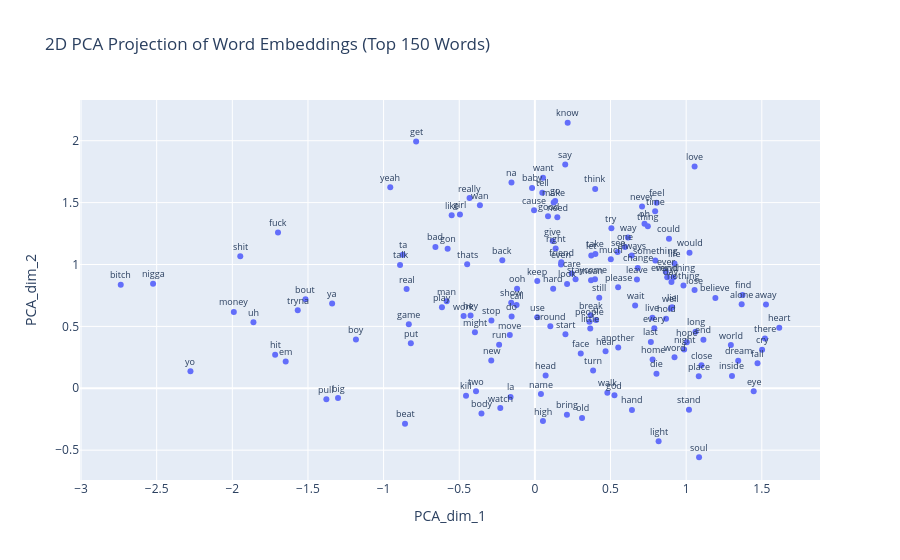

Source (notebook cell):
### Code cell
d2_embeddings_plotter(embeddings_pca_df, 150, dim_red="PCA")

### Figure 1 — Plotly figure (JSON) as saved in the notebook; plotly's stock layout.template omitted (floating-point values rounded to 4 significant figures; data arrays with more than 128 entries replaced by an {"elided": "..."} marker saying what was removed)
{"data": [{"hovertemplate": "PCA_dim_1=%{x}<br>PCA_dim_2=%{y}<extra></extra>", "legendgroup": "", "marker": {"color": "#636efa", "symbol": "circle"}, "mode": "markers", "name": "", "orientation": "v", "showlegend": false, "type": "scatter", "x": {"elided": "150 float values"}, "xaxis": "x", "y": {"elided": "150 float values"}, "yaxis": "y"}], "layout": {"annotations": [{"font": {"size": 9}, "showarrow": false, "text": "get", "x": -0.7849, "y": 1.994, "yshift": 10}, {"font": {"size": 9}, "showarrow": false, "text": "like", "x": -0.55, "y": 1.398, "yshift": 10}, {"font": {"size": 9}, "showarrow": false, "text": "know", "x": 0.2168, "y": 2.145, "yshift": 10}, {"font": {"size": 9}, "showarrow": false, "text": "go", "x": 0.1341, "y": 1.514, "yshift": 10}, {"font": {"size": 9}, "showarrow": false, "text": "love", "x": 1.056, "y": 1.791, "yshift": 10}, {"font": {"size": 9}, "showarrow": false, "text": "yeah", "x": -0.9559, "y": 1.625, "yshift": 10}, {"font": {"size": 9}, "showarrow": false, "text": "na", "x": -0.1547, "y": 1.663, "yshift": 10}, {"font": {"size": 9}, "showarrow": false, "text": "say", "x": 0.2006, "y": 1.808, "yshift": 10}, {"font": {"size": 9}, "showarrow": false, "text": "make", "x": 0.1241, "y": 1.501, "yshift": 10}, {"font": {"size": 9}, "showarrow": false, "text": "oh", "x": 0.7247, "y": 1.329, "yshift": 10}, {"font": {"size": 9}, "showarrow": false, "text": "see", "x": 0.5467, "y": 1.1, "yshift": 10}, {"font": {"size": 9}, "showarrow": false, "text": "come", "x": 0.3974, "y": 0.8802, "yshift": 10}, {"font": {"size": 9}, "showarrow": false, "text": "time", "x": 0.795, "y": 1.43, "yshift": 10}, {"font": {"size": 9}, "showarrow": false, "text": "feel", "x": 0.8042, "y": 1.499, "yshift": 10}, {"font": {"size": 9}, "showarrow": false, "text": "one", "x": 0.5963, "y": 1.142, "yshift": 10}, {"font": {"size": 9}, "showarrow": false, "text": "want", "x": 0.05372, "y": 1.702, "yshift": 10}, {"font": {"size": 9}, "showarrow": false, "text": "take", "x": 0.3999, "y": 1.086, "yshift": 10}, {"font": {"size": 9}, "showarrow": false, "text": "never", "x": 0.7083, "y": 1.47, "yshift": 10}, {"font": {"size": 9}, "showarrow": false, "text": "let", "x": 0.3727, "y": 1.073, "yshift": 10}, {"font": {"size": 9}, "showarrow": false, "text": "nigga", "x": -2.524, "y": 0.8444, "yshift": 10}, {"font": {"size": 9}, "showarrow": false, "text": "think", "x": 0.3986, "y": 1.611, "yshift": 10}, {"font": {"size": 9}, "showarrow": false, "text": "back", "x": -0.2155, "y": 1.034, "yshift": 10}, {"font": {"size": 9}, "showarrow": false, "text": "fuck", "x": -1.698, "y": 1.258, "yshift": 10}, {"font": {"size": 9}, "showarrow": false, "text": "cause", "x": -0.005445, "y": 1.439, "yshift": 10}, {"font": {"size": 9}, "showarrow": false, "text": "tell", "x": 0.04905, "y": 1.581, "yshift": 10}, {"font": {"size": 9}, "showarrow": false, "text": "way", "x": 0.6156, "y": 1.218, "yshift": 10}, {"font": {"size": 9}, "showarrow": false, "text": "wan", "x": -0.3634, "y": 1.479, "yshift": 10}, {"font": {"size": 9}, "showarrow": false, "text": "need", "x": 0.1483, "y": 1.382, "yshift": 10}, {"font": {"size": 9}, "showarrow": false, "text": "good", "x": 0.08685, "y": 1.389, "yshift": 10}, {"font": {"size": 9}, "showarrow": false, "text": "life", "x": 0.9229, "y": 1.008, "yshift": 10}, {"font": {"size": 9}, "showarrow": false, "text": "baby", "x": -0.01863, "y": 1.619, "yshift": 10}, {"font": {"size": 9}, "showarrow": false, "text": "bitch", "x": -2.737, "y": 0.836, "yshift": 10}, {"font": {"size": 9}, "showarrow": false, "text": "give", "x": 0.1176, "y": 1.189, "yshift": 10}, {"font": {"size": 9}, "showarrow": false, "text": "gon", "x": -0.5767, "y": 1.127, "yshift": 10}, {"font": {"size": 9}, "showarrow": false, "text": "look", "x": 0.2128, "y": 0.8436, "yshift": 10}, {"font": {"size": 9}, "showarrow": false, "text": "day", "x": 0.9027, "y": 0.8596, "yshift": 10}, {"font": {"size": 9}, "showarrow": false, "text": "shit", "x": -1.947, "y": 1.067, "yshift": 10}, {"font": {"size": 9}, "showarrow": false, "text": "keep", "x": 0.01573, "y": 0.8667, "yshift": 10}, {"font": {"size": 9}, "showarrow": false, "text": "man", "x": -0.583, "y": 0.7029, "yshift": 10}, {"font": {"size": 9}, "showarrow": false, "text": "right", "x": 0.1374, "y": 1.13, "yshift": 10}, {"font": {"size": 9}, "showarrow": false, "text": "could", "x": 0.8863, "y": 1.207, "yshift": 10}, {"font": {"size": 9}, "showarrow": false, "text": "leave", "x": 0.6746, "y": 0.8789, "yshift": 10}, {"font": {"size": 9}, "showarrow": false, "text": "girl", "x": -0.4954, "y": 1.404, "yshift": 10}, {"font": {"size": 9}, "showarrow": false, "text": "u", "x": 0.4046, "y": 0.5526, "yshift": 10}, {"font": {"size": 9}, "showarrow": false, "text": "would", "x": 1.022, "y": 1.094, "yshift": 10}, {"font": {"size": 9}, "showarrow": false, "text": "thats", "x": -0.4476, "y": 1.003, "yshift": 10}, {"font": {"size": 9}, "showarrow": false, "text": "try", "x": 0.5057, "y": 1.293, "yshift": 10}, {"font": {"size": 9}, "showarrow": false, "text": "away", "x": 1.528, "y": 0.6767, "yshift": 10}, {"font": {"size": 9}, "showarrow": false, "text": "night", "x": 0.9864, "y": 0.3136, "yshift": 10}, {"font": {"size": 9}, "showarrow": false, "text": "heart", "x": 1.615, "y": 0.4893, "yshift": 10}, {"font": {"size": 9}, "showarrow": false, "text": "thing", "x": 0.7467, "y": 1.31, "yshift": 10}, {"font": {"size": 9}, "showarrow": false, "text": "still", "x": 0.4254, "y": 0.7307, "yshift": 10}, {"font": {"size": 9}, "showarrow": false, "text": "call", "x": -0.1211, "y": 0.672, "yshift": 10}, {"font": {"size": 9}, "showarrow": false, "text": "run", "x": -0.2365, "y": 0.3525, "yshift": 10}, {"font": {"size": 9}, "showarrow": false, "text": "find", "x": 1.372, "y": 0.7539, "yshift": 10}, {"font": {"size": 9}, "showarrow": false, "text": "mind", "x": 0.8749, "y": 0.8978, "yshift": 10}, {"font": {"size": 9}, "showarrow": false, "text": "live", "x": 0.777, "y": 0.5707, "yshift": 10}, {"font": {"size": 9}, "showarrow": false, "text": "eye", "x": 1.446, "y": -0.02389, "yshift": 10}, {"font": {"size": 9}, "showarrow": false, "text": "break", "x": 0.3681, "y": 0.5904, "yshift": 10}, {"font": {"size": 9}, "showarrow": false, "text": "well", "x": 0.8985, "y": 0.6443, "yshift": 10}, {"font": {"size": 9}, "showarrow": false, "text": "world", "x": 1.296, "y": 0.3494, "yshift": 10}, {"font": {"size": 9}, "showarrow": false, "text": "every", "x": 0.7896, "y": 0.4847, "yshift": 10}, {"font": {"size": 9}, "showarrow": false, "text": "lose", "x": 1.055, "y": 0.7932, "yshift": 10}, {"font": {"size": 9}, "showarrow": false, "text": "ta", "x": -0.8732, "y": 1.079, "yshift": 10}, {"font": {"size": 9}, "showarrow": false, "text": "always", "x": 0.64, "y": 1.073, "yshift": 10}, {"font": {"size": 9}, "showarrow": false, "text": "light", "x": 0.8178, "y": -0.4279, "yshift": 10}, {"font": {"size": 9}, "showarrow": false, "text": "even", "x": 0.1728, "y": 0.9998, "yshift": 10}, {"font": {"size": 9}, "showarrow": false, "text": "put", "x": -0.8199, "y": 0.3642, "yshift": 10}, {"font": {"size": 9}, "showarrow": false, "text": "really", "x": -0.4318, "y": 1.537, "yshift": 10}, {"font": {"size": 9}, "showarrow": false, "text": "around", "x": 0.1022, "y": 0.5002, "yshift": 10}, {"font": {"size": 9}, "showarrow": false, "text": "hold", "x": 0.8669, "y": 0.5612, "yshift": 10}, {"font": {"size": 9}, "showarrow": false, "text": "hear", "x": 0.4672, "y": 0.2986, "yshift": 10}, {"font": {"size": 9}, "showarrow": false, "text": "stay", "x": 0.269, "y": 0.881, "yshift": 10}, {"font": {"size": 9}, "showarrow": false, "text": "fall", "x": 1.472, "y": 0.2028, "yshift": 10}, {"font": {"size": 9}, "showarrow": false, "text": "talk", "x": -0.8913, "y": 0.9962, "yshift": 10}, {"font": {"size": 9}, "showarrow": false, "text": "money", "x": -1.99, "y": 0.6167, "yshift": 10}, {"font": {"size": 9}, "showarrow": false, "text": "turn", "x": 0.3848, "y": 0.1439, "yshift": 10}, {"font": {"size": 9}, "showarrow": false, "text": "head", "x": 0.07095, "y": 0.103, "yshift": 10}, {"font": {"size": 9}, "showarrow": false, "text": "long", "x": 1.062, "y": 0.4564, "yshift": 10}, {"font": {"size": 9}, "showarrow": false, "text": "nothing", "x": 0.9821, "y": 0.8306, "yshift": 10}, {"font": {"size": 9}, "showarrow": false, "text": "dream", "x": 1.344, "y": 0.222, "yshift": 10}, {"font": {"size": 9}, "showarrow": false, "text": "play", "x": -0.6143, "y": 0.6543, "yshift": 10}, {"font": {"size": 9}, "showarrow": false, "text": "em", "x": -1.647, "y": 0.2165, "yshift": 10}, {"font": {"size": 9}, "showarrow": false, "text": "hand", "x": 0.6416, "y": -0.1746, "yshift": 10}, {"font": {"size": 9}, "showarrow": false, "text": "ever", "x": 0.8654, "y": 0.9422, "yshift": 10}, {"font": {"size": 9}, "showarrow": false, "text": "stop", "x": -0.2873, "y": 0.548, "yshift": 10}, {"font": {"size": 9}, "showarrow": false, "text": "wait", "x": 0.6626, "y": 0.6695, "yshift": 10}, {"font": {"size": 9}, "showarrow": false, "text": "little", "x": 0.3661, "y": 0.4827, "yshift": 10}, {"font": {"size": 9}, "showarrow": false, "text": "show", "x": -0.1564, "y": 0.6904, "yshift": 10}, {"font": {"size": 9}, "showarrow": false, "text": "new", "x": -0.2884, "y": 0.2254, "yshift": 10}, {"font": {"size": 9}, "showarrow": false, "text": "god", "x": 0.526, "y": -0.05609, "yshift": 10}, {"font": {"size": 9}, "showarrow": false, "text": "boy", "x": -1.183, "y": 0.3938, "yshift": 10}, {"font": {"size": 9}, "showarrow": false, "text": "ya", "x": -1.34, "y": 0.684, "yshift": 10}, {"font": {"size": 9}, "showarrow": false, "text": "face", "x": 0.3031, "y": 0.2813, "yshift": 10}, {"font": {"size": 9}, "showarrow": false, "text": "die", "x": 0.8037, "y": 0.1168, "yshift": 10}, {"font": {"size": 9}, "showarrow": false, "text": "real", "x": -0.8478, "y": 0.8015, "yshift": 10}, {"font": {"size": 9}, "showarrow": false, "text": "there", "x": 1.521, "y": 0.4026, "yshift": 10}, {"font": {"size": 9}, "showarrow": false, "text": "hit", "x": -1.717, "y": 0.2716, "yshift": 10}, {"font": {"size": 9}, "showarrow": false, "text": "home", "x": 0.7781, "y": 0.2316, "yshift": 10}, {"font": {"size": 9}, "showarrow": false, "text": "hard", "x": 0.1208, "y": 0.8033, "yshift": 10}, {"font": {"size": 9}, "showarrow": false, "text": "bad", "x": -0.6574, "y": 1.142, "yshift": 10}, {"font": {"size": 9}, "showarrow": false, "text": "ooh", "x": -0.1177, "y": 0.8048, "yshift": 10}, {"font": {"size": 9}, "showarrow": false, "text": "end", "x": 1.114, "y": 0.3925, "yshift": 10}, {"font": {"size": 9}, "showarrow": false, "text": "high", "x": 0.05324, "y": -0.2645, "yshift": 10}, {"font": {"size": 9}, "showarrow": false, "text": "lie", "x": 0.9073, "y": 0.6557, "yshift": 10}, {"font": {"size": 9}, "showarrow": false, "text": "start", "x": 0.202, "y": 0.436, "yshift": 10}, {"font": {"size": 9}, "showarrow": false, "text": "everything", "x": 0.9152, "y": 0.8948, "yshift": 10}, {"font": {"size": 9}, "showarrow": false, "text": "move", "x": -0.1659, "y": 0.4304, "yshift": 10}, {"font": {"size": 9}, "showarrow": false, "text": "change", "x": 0.6798, "y": 0.9723, "yshift": 10}, {"font": {"size": 9}, "showarrow": false, "text": "walk", "x": 0.4791, "y": -0.03707, "yshift": 10}, {"font": {"size": 9}, "showarrow": false, "text": "people", "x": 0.3607, "y": 0.5377, "yshift": 10}, {"font": {"size": 9}, "showarrow": false, "text": "something", "x": 0.7962, "y": 1.032, "yshift": 10}, {"font": {"size": 9}, "showarrow": false, "text": "much", "x": 0.5019, "y": 1.042, "yshift": 10}, {"font": {"size": 9}, "showarrow": false, "text": "friend", "x": 0.1745, "y": 1.018, "yshift": 10}, {"font": {"size": 9}, "showarrow": false, "text": "mean", "x": 0.3712, "y": 0.873, "yshift": 10}, {"font": {"size": 9}, "showarrow": false, "text": "watch", "x": -0.2287, "y": -0.1598, "yshift": 10}, {"font": {"size": 9}, "showarrow": false, "text": "alone", "x": 1.367, "y": 0.6795, "yshift": 10}, {"font": {"size": 9}, "showarrow": false, "text": "big", "x": -1.301, "y": -0.07893, "yshift": 10}, {"font": {"size": 9}, "showarrow": false, "text": "uh", "x": -1.86, "y": 0.5328, "yshift": 10}, {"font": {"size": 9}, "showarrow": false, "text": "hey", "x": -0.4252, "y": 0.589, "yshift": 10}, {"font": {"size": 9}, "showarrow": false, "text": "another", "x": 0.5509, "y": 0.329, "yshift": 10}, {"font": {"size": 9}, "showarrow": false, "text": "name", "x": 0.04003, "y": -0.0462, "yshift": 10}, {"font": {"size": 9}, "showarrow": false, "text": "place", "x": 1.083, "y": 0.09626, "yshift": 10}, {"font": {"size": 9}, "showarrow": false, "text": "believe", "x": 1.193, "y": 0.7301, "yshift": 10}, {"font": {"size": 9}, "showarrow": false, "text": "yo", "x": -2.277, "y": 0.1368, "yshift": 10}, {"font": {"size": 9}, "showarrow": false, "text": "use", "x": 0.01511, "y": 0.5733, "yshift": 10}, {"font": {"size": 9}, "showarrow": false, "text": "work", "x": -0.4712, "y": 0.5837, "yshift": 10}, {"font": {"size": 9}, "showarrow": false, "text": "inside", "x": 1.303, "y": 0.09968, "yshift": 10}, {"font": {"size": 9}, "showarrow": false, "text": "last", "x": 0.7666, "y": 0.3749, "yshift": 10}, {"font": {"size": 9}, "showarrow": false, "text": "word", "x": 0.9231, "y": 0.2514, "yshift": 10}, {"font": {"size": 9}, "showarrow": false, "text": "bring", "x": 0.2118, "y": -0.2148, "yshift": 10}, {"font": {"size": 9}, "showarrow": false, "text": "la", "x": -0.1608, "y": -0.06948, "yshift": 10}, {"font": {"size": 9}, "showarrow": false, "text": "stand", "x": 1.019, "y": -0.1733, "yshift": 10}, {"font": {"size": 9}, "showarrow": false, "text": "bout", "x": -1.516, "y": 0.7186, "yshift": 10}, {"font": {"size": 9}, "showarrow": false, "text": "two", "x": -0.3891, "y": -0.0247, "yshift": 10}, {"font": {"size": 9}, "showarrow": false, "text": "do", "x": -0.1536, "y": 0.5803, "yshift": 10}, {"font": {"size": 9}, "showarrow": false, "text": "tryna", "x": -1.567, "y": 0.6304, "yshift": 10}, {"font": {"size": 9}, "showarrow": false, "text": "soul", "x": 1.085, "y": -0.5572, "yshift": 10}, {"font": {"size": 9}, "showarrow": false, "text": "close", "x": 1.101, "y": 0.186, "yshift": 10}, {"font": {"size": 9}, "showarrow": false, "text": "might", "x": -0.3963, "y": 0.4536, "yshift": 10}, {"font": {"size": 9}, "showarrow": false, "text": "cry", "x": 1.502, "y": 0.3106, "yshift": 10}, {"font": {"size": 9}, "showarrow": false, "text": "care", "x": 0.2434, "y": 0.9284, "yshift": 10}, {"font": {"size": 9}, "showarrow": false, "text": "old", "x": 0.3117, "y": -0.2392, "yshift": 10}, {"font": {"size": 9}, "showarrow": false, "text": "kill", "x": -0.4552, "y": -0.05939, "yshift": 10}, {"font": {"size": 9}, "showarrow": false, "text": "please", "x": 0.5503, "y": 0.8166, "yshift": 10}, {"font": {"size": 9}, "showarrow": false, "text": "beat", "x": -0.8585, "y": -0.286, "yshift": 10}, {"font": {"size": 9}, "showarrow": false, "text": "body", "x": -0.3532, "y": -0.2037, "yshift": 10}, {"font": {"size": 9}, "showarrow": false, "text": "pull", "x": -1.378, "y": -0.08909, "yshift": 10}, {"font": {"size": 9}, "showarrow": false, "text": "game", "x": -0.8334, "y": 0.5166, "yshift": 10}, {"font": {"size": 9}, "showarrow": false, "text": "hope", "x": 1.004, "y": 0.3727, "yshift": 10}], "legend": {"tracegroupgap": 0}, "title": {"text": "2D PCA Projection of Word Embeddings (Top 150 Words)"}, "xaxis": {"anchor": "y", "domain": [0, 1], "title": {"text": "PCA_dim_1"}}, "yaxis": {"anchor": "x", "domain": [0, 1], "title": {"text": "PCA_dim_2"}}}}
